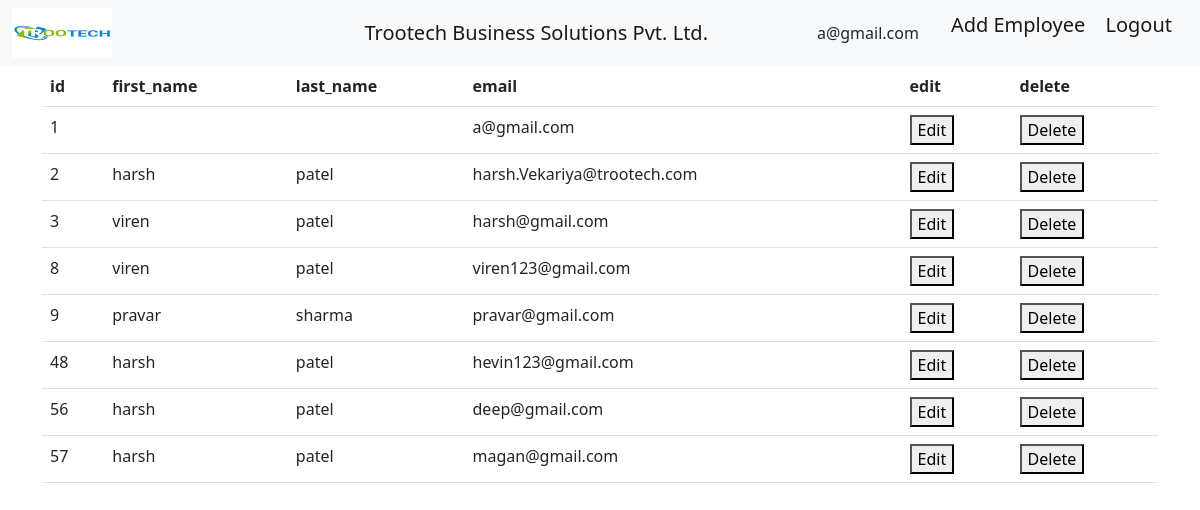
The page /employee_list/ (signed in) on the database its author committed.
### employee/models.py (models this page shows, shortened)
class Employee(AbstractUser):
    username = models.CharField(max_length=150, blank=True, unique=False)
    email = models.EmailField(max_length=100, unique=True)
    select_role = models.ManyToManyField(Depatment)
    USERNAME_FIELD = 'email'
    REQUIRED_FIELDS = ['username']

### employee/views.py (the view)
# urls.py: path('employee_list/',views.EmployeeList.as_view(),name = 'employee_list'),
@method_decorator(login_required(login_url="/login/"), name='dispatch')
class EmployeeList(ListView):
    template_name = 'employee_list.html'
    model = Employee
    queryset =Employee.objects.all()
    context_object_name = 'employee'

### templates/employee_list.html (shortened to what this page needs)
{% include 'templates/employee_base.html' %}
<!DOCTYPE html>
<html>
<head>
    <link href=https://cdn.jsdelivr.net/npm/bootstrap@5.2.3/dist/css/bootstrap.min.css rel ="stylesheet">
</head>
    <body>
        <div class="container" style="width: 2000px">
        <table class="table">
            <thead class="thead-dark">
                <tr >
                    <th scope="col">id</th>
                    <th scope="col">first_name</th>
                    <th scope="col">last_name</th>
                    <th scope="col">email</th>
                    <th scope="col">edit</th>
                    <th scope="col">delete</th>
                </tr>
            </thead>
        {% for employee_detils in employee %}
        <tr>
            <td>{{employee_detils.id}}</td>
            <td>{{employee_detils.first_name}}</td>
            <td>{{employee_detils.last_name}}</td>
            <td>{{employee_detils.email}}</td>
            <td>
                <form method="GET" action="employee_edit">
                <button type="edit">Edit</button>
                </form>
            <td>
                <form method="GET" action="/login/">
                    <button type="submit">Delete</button>
                </form>
            </td>
        </tr>
            {% endfor %}
        </table>
        </div>
        <link href = https://cdn.jsdelivr.net/npm/bootstrap@5.2.3/dist/js/bootstrap.min.js rel="stylesheet">
        <link href = https://cdn.jsdelivr.net/npm/bootstrap@5.2.3/dist/js/bootstrap.bundle.min.js rel ="stylesheet">
    </body>
</html>

### templates/employee_base.html (shortened to what this page needs)
{% load static %}
<!DOCTYPE html>
<html>
    <head>
        <link href=https://cdn.jsdelivr.net/npm/bootstrap@5.2.3/dist/css/bootstrap.min.css rel ="stylesheet">
    </head>
    <body>
        <nav class="navbar navbar-expand-lg bg-light">
            <div class="container-fluid">
              <img src="{%static 'logo.png'%}" width="100" height="50" alt="logo" class="d-inline-block align-text-top">
              <a class="navbar-brand mx-auto" style="width: 200px;">Trootech Business Solutions Pvt. Ltd.</a>
                {% if request.user.is_authenticated %}
                   {{user.email}}
                {% endif %}
                <ul style="list-style-type: none;">
                    <li>
                        <a class="navbar-brand" href="{% url 'add_employee'%}" >Add Employee</a>
                        <a class="navbar-brand" href="{% url 'logout' %}">Logout</a>
                    </li>
                </ul>
              </div>
          </nav>
    </body>
</html>

### rows shown on the page
Employee: email "a@gmail.com", id "1"
Employee: id "2", first_name "harsh", last_name "patel", email "harsh.Vekariya@trootech.com"
Employee: id "3", first_name "viren", last_name "patel", email "harsh@gmail.com"
Employee: id "8", first_name "viren", last_name "patel", email "viren123@gmail.com"
Employee: id "9", first_name "pravar", last_name "sharma", email "pravar@gmail.com"
Employee: id "48", first_name "harsh", last_name "patel", email "hevin123@gmail.com"
Employee: id "56", first_name "harsh", last_name "patel", email "deep@gmail.com"
Employee: id "57", first_name "harsh", last_name "patel", email "magan@gmail.com"
